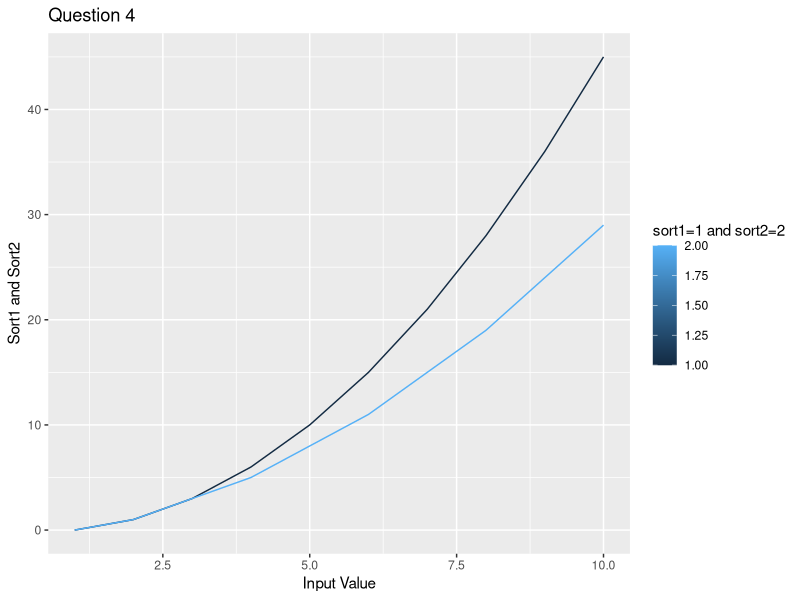

The R script that drew this image:
library(ggplot2)
t=read.csv("result2.csv")
gg<-ggplot(t)+geom_line(aes(x=input,y=sort1,color=1))+geom_line(aes(x=input,y=sort2,color=2))
gg<-gg+labs(title="Question 4",x="Input Value",y="Sort1 and Sort2")
gg<-gg+scale_color_continuous(name="sort1=1 and sort2=2")
ggsave("ques4graph.png",plot=gg)